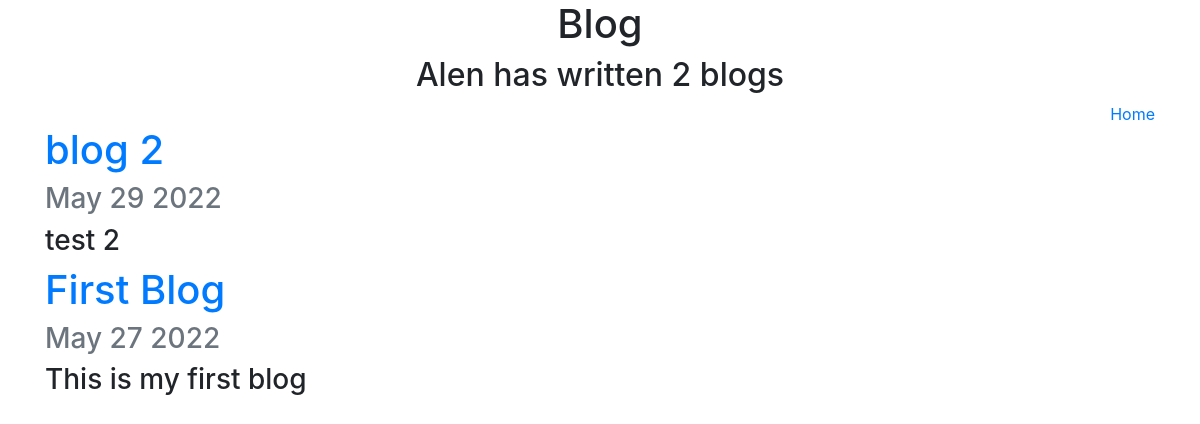
/blog/, run on an earlier commit of the app's database.
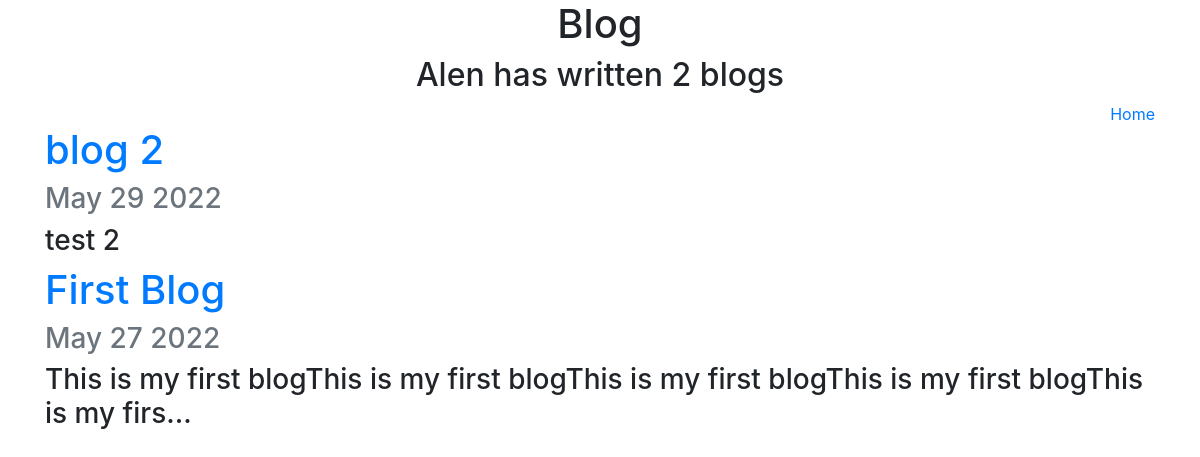
And on a later commit of the database.
### blog/models.py (models this page shows, shortened)
class Blog(models.Model):
    title = models.CharField(max_length=100)
    date = models.DateField(auto_now_add=True)
    description = models.CharField(max_length=250)

### blog/views.py (the view)
# urls.py: path("", views.blogs_home, name="blogs_home"),
def blogs_home(request):
    blog_count = Blog.objects.count()
    blogs = Blog.objects.order_by("-date")[:5]
    return render(
        request, "blog/blogs_home.html", {"blogs": blogs, "blog_count": blog_count}
    )

### blog/templates/blog/blogs_home.html (shortened to what this page needs)
<link rel="stylesheet" href="https://cdn.jsdelivr.net/npm/bootstrap@4.6.1/dist/css/bootstrap.min.css">
<div class="container">
    <div class="text-center">
        <h1>Blog</h1>
        <h2>Alen has written {{ blog_count }} blog{{ blogs.count|pluralize }} </h2>
    </div>
    <div class="text-right">
        <a href="{% url 'home' %}">Home</a>
    </div>
    <div class="text-left">
        {% for blog in blogs %}
            <a href="{% url 'blog:detail' blog.id %}"><h1>{{ blog.title }}</h1></a>
            <h3 class="text-muted">{{ blog.date|date:'M d Y' }}</h3>
            <h3>{{ blog.description|striptags|truncatechars:100 }}</h3>
        {% endfor %}
    </div>
</div>

What changed in the data, as far as the page shows it:
changed Blog "First Blog": description "This is my first blog" → "This is my first blogThis is my first blogThis is my first blogThis is my first blogThis is my firs…"
